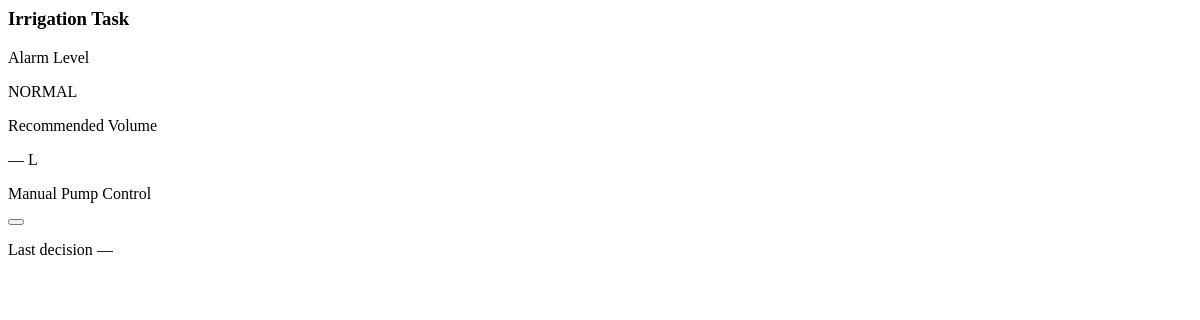
/monitoring/irrigation/field_001, run on an earlier commit of the app's database.
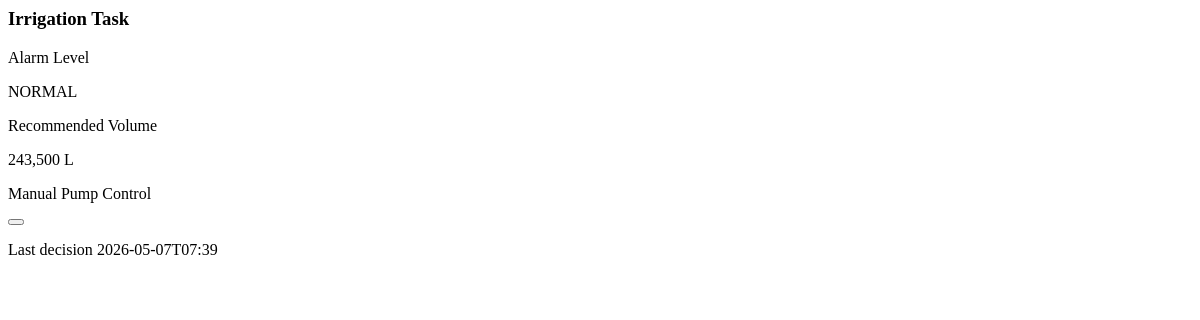
And on a later commit of the database.
### tables this page shows
CREATE TABLE decisions (
    id                   INTEGER PRIMARY KEY AUTOINCREMENT,
    field_id             TEXT NOT NULL,
    timestamp            TEXT NOT NULL,
    alarm                TEXT NOT NULL,
    volume_litres        REAL,
    yield_forecast_kg_ha REAL,
    pump_status          TEXT DEFAULT 'OFF'
);

### routers/monitoring.py (the view)
@router.get("/monitoring/irrigation/{field_id}", response_class=HTMLResponse)
async def irrigation_partial(field_id: str, request: Request):
    ctx = _sensor_ctx(field_id)
    return templates.TemplateResponse(request, "partials/irrigation_card.html", ctx)

### templates/partials/irrigation_card.html (shortened to what this page needs)
{% set alarm_label_color = {
  "NORMAL":   "text-on-surface-variant",
  "IRRIGATE": "text-tertiary",
  "CRITICAL": "text-error",
  "STOP":     "text-primary",
} %}
<div id="irrigation-card"
     hx-get="/monitoring/irrigation/{{ field_id }}"
     hx-trigger="every 10s"
     hx-swap="outerHTML"
     class="bg-surface-container-lowest border border-outline-variant rounded-lg p-lg flex flex-col">
  <h3 class="font-h2 text-h2 mb-lg">Irrigation Task</h3>
  <div class="mb-md px-md py-sm rounded-lg border
    {% if alarm == 'CRITICAL' %}bg-error-container border-error/30
    {% elif alarm == 'IRRIGATE' %}bg-tertiary-container/20 border-tertiary/30
    {% elif alarm == 'STOP' %}bg-primary-fixed border-primary/30
    {% else %}bg-surface-container border-outline-variant{% endif %}">
    <p class="font-label text-label text-on-surface-variant uppercase mb-xs">Alarm Level</p>
    <p class="font-h2 text-h2 {{ alarm_label_color.get(alarm, '') }}">{{ alarm }}</p>
  </div>
  <div class="mb-xl p-md bg-surface-container rounded-lg border border-outline-variant">
    <p class="font-label text-label text-on-surface-variant mb-xs uppercase">Recommended Volume</p>
    <p class="font-data-lg text-[24px] text-on-background">
      {% if volume_litres %}{{ "{:,.0f}".format(volume_litres) }} L{% else %}— L{% endif %}
    </p>
  </div>
  <div class="flex-1 flex flex-col justify-center items-center py-xl border-y border-outline-variant mb-xl"
       x-data="{ on: {{ 'true' if pump_status == 'ON' else 'false' }} }">
    <p class="font-label text-label text-on-surface-variant mb-md uppercase">Manual Pump Control</p>
    <button
      @click="on = !on"
      hx-post="/monitoring/pump/{{ field_id }}"
      hx-target="#irrigation-card"
      hx-swap="outerHTML"
      class="relative inline-flex items-center cursor-pointer">
    </button>
  </div>
  <div class="mt-auto">
    <div class="flex justify-between items-center mb-md">
      <span class="font-label text-label text-on-surface-variant">Last decision</span>
      <span class="font-data-md text-data-md">{{ last_decision_ts[:16] if last_decision_ts != '—' else '—' }}</span>
    </div>
  </div>
</div>

What changed in the data, as far as the page shows it:
added decisions: alarm "NORMAL", volume_litres "243,500", timestamp "2026-05-07T07:39"
Also different on the page:
{{ alarm }}: "NORMAL" → (not shown)
{{ last_decision_ts[:16] if last_decision_ts != '—' else '—' }}: "—" → (not shown)
text no longer shown: "— L"
text now shown: "L"
